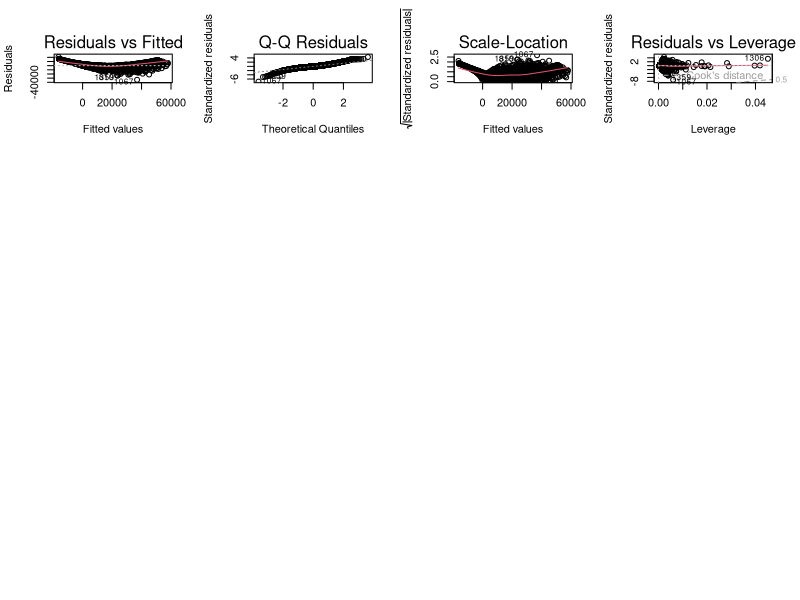
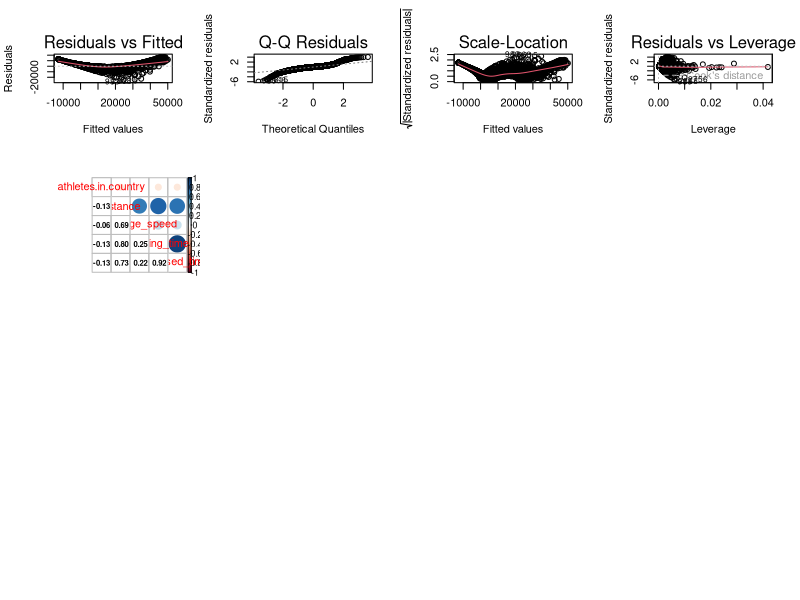
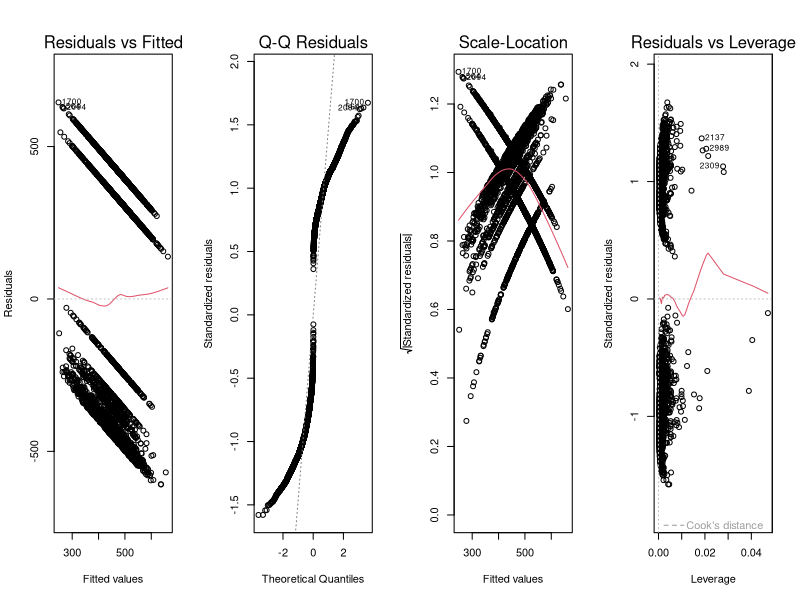
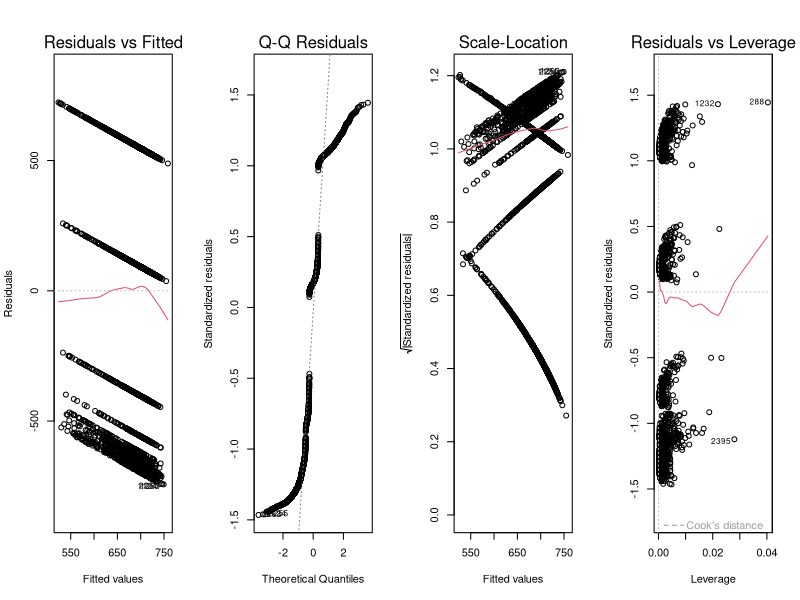

These charts were generated, in order, by the following R code:
library(dplyr)
library(corrplot)
data <- read.csv('./cleanData.csv', na.strings = c("", "NA"))

# Question 1 
# Remove outliers from the data for a more accurate model 
remove_outliers <- function(x, na.rm = TRUE, ...) {
  qnt <- quantile(x, probs = c(0.25, 0.75), na.rm = na.rm, ...)
  H <- 1.5 * IQR(x, na.rm)
  
  y <- x
  
  y[x < (qnt[1] - H)] <- NA
  y[x > (qnt[2] + H)] <- NA
  y
}

# Begin removing outliers and create a male and female data frame
distance <- remove_outliers(data$distance)
moving_time <- remove_outliers(data$moving_time)
average_speed <- remove_outliers(data$average_speed)
max_speed <- remove_outliers(data$max_speed)
elapsed_time <- remove_outliers(data$elapsed_time)

clean_data <- data.frame(data$athlete.sex, data$athlete.country, distance, moving_time, average_speed, max_speed, elapsed_time) %>%
  na.omit()

male_data <- clean_data %>%
  filter(data.athlete.sex == "M")

female_data <- clean_data %>%
  filter(data.athlete.sex == "F")

# male model
par(mfrow = c(4,4))
  
male_dist_lm <- lm(distance ~ average_speed + moving_time + max_speed + elapsed_time, data = male_data)

summary(male_dist_lm)

plot(male_dist_lm)

# female model
par(mfrow= c(4,4))

fem_dist_lm <- lm(distance ~ average_speed + moving_time + max_speed + elapsed_time, data = female_data)

summary(fem_dist_lm)

plot(fem_dist_lm)

# Q2 
# Calculate the number of athletes in each country
country_corr <- clean_data %>%
  group_by(data.athlete.sex, data.athlete.country) %>%
  mutate(athletes.in.country = n()) %>%
  na.omit()

country_corr <- country_corr %>%
  select(athletes.in.country, distance, average_speed, moving_time, elapsed_time)

correlations <- cor(country_corr[3:7], use = "pairwise.complete.obs")
corrplot.mixed(correlations, lower.col = "black", number.cex = .7)

male_focus <- country_corr %>%
  filter(data.athlete.sex == "M")
# model male athletes in for each country.
par(mfrow = c(1, 4))
lm_male <- lm (athletes.in.country ~ distance + average_speed + moving_time + elapsed_time, data = male_focus)
summary(lm_male)
plot(lm_male)

female_focus <- country_corr %>%
  filter(data.athlete.sex == "F")
# model male athletes in for each country.
par(mfrow = c(1, 4))
lm_female <- lm (athletes.in.country ~ distance + average_speed + moving_time + elapsed_time, data = female_focus)
summary(lm_female)
plot(lm_female)
